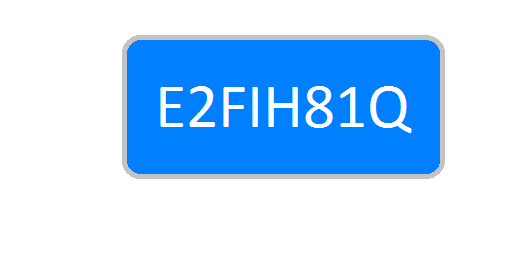
%> input picture Morphological Operations/car_license_plate.bmp, 512 x 256 px
$ octave Task2_zhiyu.m   (GNU Octave 9; MATLAB toolbox functions it lacks are replaced by stand-ins)
%> lines starting %> are read from the running program, lines starting %| are printed output that depends on the picture; in (x1, y1, x2, y2) boxes, pixels count from 0 and x2, y2 are one past the last pixel; in counts of white or black regions, pixels touching at a corner belong together; the program's own positions count from 1
### Morphological Operations/find_edge11.m
function array = find_edge11(input)
[~,c] = size(input);
temp = input(1);
array = zeros(1,16);
n = 1;
for i = 1:c
    if ((temp~=input(i))&&((temp==0)||(input(i)==0)))
        array(n) = i;
        n = n + 1;
    end
    temp = input(i);
end
end

### Morphological Operations/Task2_zhiyu.m
% Task2 Car License Plate Recognition (1)
%% binarize the license plate and the alphanumeric template images
im_CLP_original = imread('car_license_plate.bmp');
%> im_CLP_original is the input picture: size 256x512x3 uint8; mean R, G, B 178.4, 215.8, 253
im_CLP = rgb2gray(im_CLP_original);
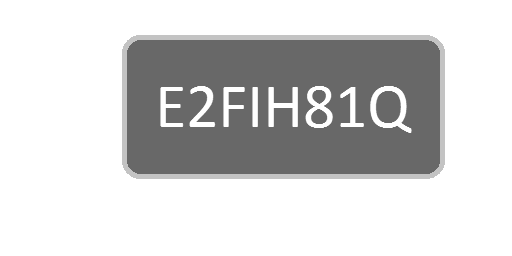
%> im_CLP: size 256x512 uint8; min 104, max 255, mean 208.8
im_AT_original = imread('alphanumeric_templates .bmp');
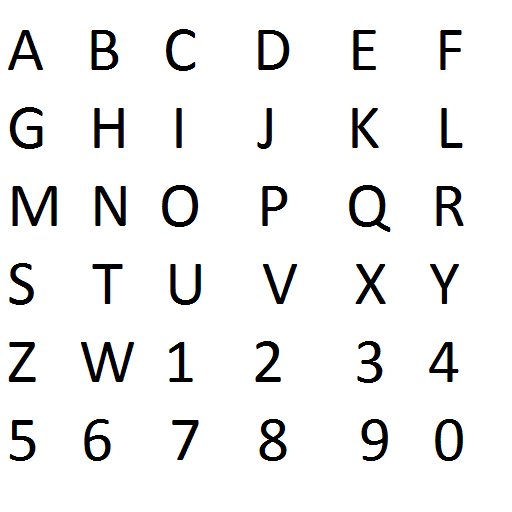
%> input picture Morphological Operations/alphanumeric_templates .bmp, 512 x 512 px
%> im_AT_original is the input picture: size 512x512x3 uint8; mean R, G, B 239, 239, 239
im_AT_reversed = imcomplement(rgb2gray(im_AT_original));
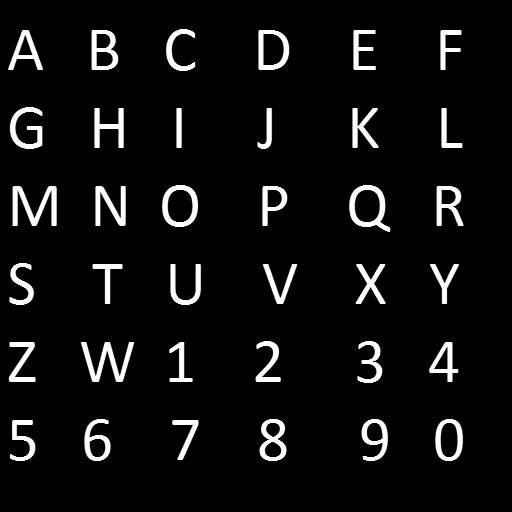
%> im_AT_reversed: size 512x512 uint8; min 0, max 255, mean 16
im_CLP_binarized = imbinarize(im_CLP,'adaptive','Sensitivity',0.2);
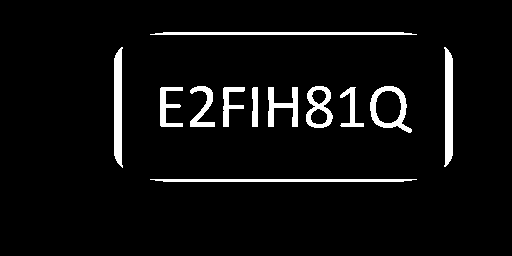
%> im_CLP_binarized: size 256x512 logical; 5.2% white; 12 white regions, largest, box (x1, y1, x2, y2) and area: (114, 47, 123, 168) 894, (444, 47, 453, 167) 892, (150, 32, 417, 35) 765
im_AT_binarized = imbinarize(im_AT_reversed,0.2);
%> im_AT_binarized: size 512x512 logical; 7% white; 36 white regions, largest, box (x1, y1, x2, y2) and area: (12, 186, 57, 226) 910, (81, 342, 134, 382) 870, (349, 185, 391, 232) 714
figure(1)
subplot(2,1,1);imshowpair(im_CLP_original,im_CLP_binarized,'montage');title('Car license plate');
%> after `imshowpair(im_CLP_original,im_CLP_binarized,'montage')`:
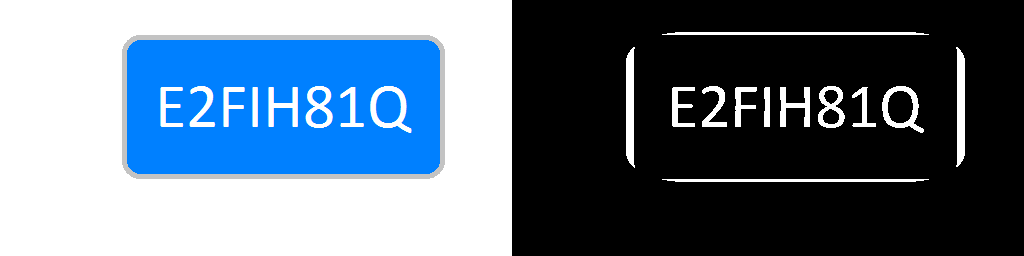
%> displayed picture: size 256x1024x3, on the screen's scale of 0 to 255; mean R, G, B 95.9, 114.6, 133.2
subplot(2,1,2);imshowpair(im_AT_original,im_AT_binarized,'montage');title('Alphanumeric templates');
%> after `imshowpair(im_AT_original,im_AT_binarized,'montage')`:
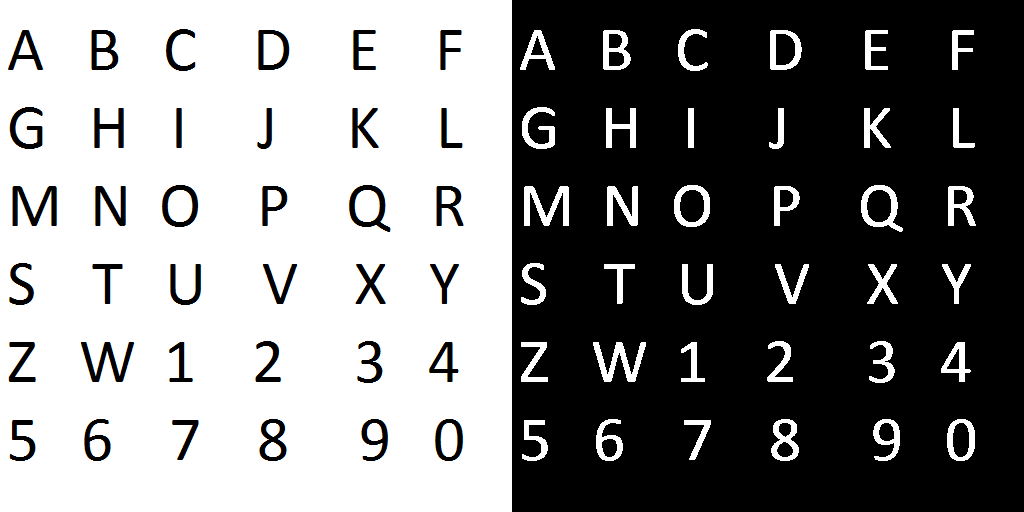
%> displayed picture: size 512x1024x3, on the screen's scale of 0 to 255; mean R, G, B 128.4, 128.4, 128.4
im_AT_binarized = imerode(im_AT_binarized,ones(1,3));
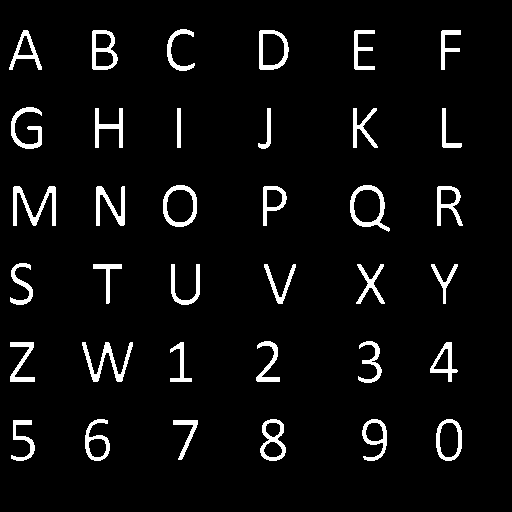
%> im_AT_binarized: size 512x512 logical; 5.2% white; 36 white regions, largest, box (x1, y1, x2, y2) and area: (13, 186, 56, 226) 636, (82, 342, 133, 382) 604, (350, 185, 390, 232) 552
%% edge detection for car license plate
a = sum(im_CLP_binarized);
%> a = 512 values, max 120 at index 122, min 0 at index 1, mean 13.4
edge1 = find_edge11(a);
%> in find_edge11, `temp = input(1);`: temp = 0
%> after the loop in find_edge11, `for i = 1:c`: array = [115 124 151 418 445 454 0 0 0 0 0 0 0 0 0 0]; n = 7
%> edge1 = [115 124 151 418 445 454 0 0 0 0 0 0 0 0 0 0]
%% edge detection for template
[r,c] = size(im_AT_binarized);
%> r = 512; c = 512
f = @(block_struct)sum(block_struct.data);
%> (the run ends here)
